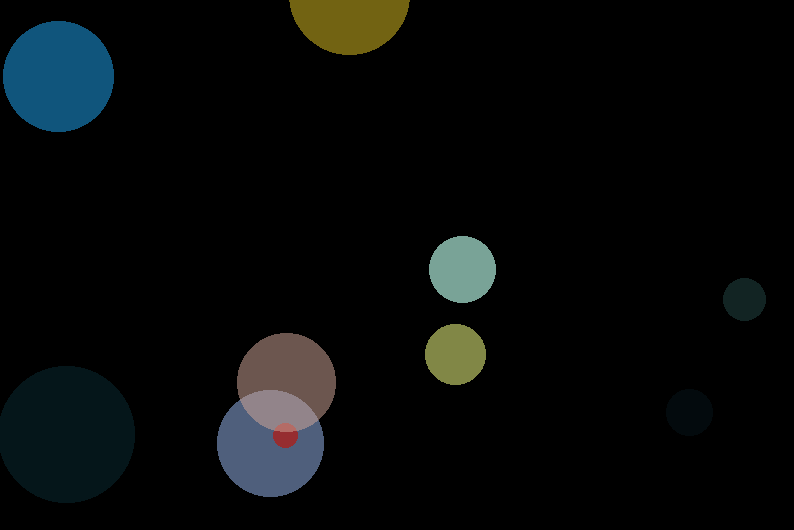
#> input picture test2.png, 794 x 530 px; its folder holds only this picture in this run
$ python evolution.py --image test2.png --result_file out.png
#> lines starting #> are read from the running program, lines starting #| are printed output that depends on the picture
### painting.py
from figure import Circle, Polygon, Figure
from PIL import Image, ImageDraw
from imgcompare import image_diff
import random
from copy import deepcopy


class Painting:
    def __init__(self,nb_figures, target_img: Image, background_color=None, nb_corner=-1, set_figures:bool = True, printable:bool = True):
        self._target_img = target_img
        self._img_width, self._img_height = target_img.size
        self._nb_figures = nb_figures
        if background_color is None:
            self._background_color = (random.randint(0, 255), random.randint(0, 255), random.randint(0, 255), 255)
        else:
            self._background_color = background_color if len(background_color) == 4 else background_color + (255,)
        self.nb_corner = nb_corner

        if (set_figures):
            figure = Circle if self.nb_corner == 1 else Polygon
            self.figures = [figure(self._img_width, self._img_height, self.nb_corner) for _ in range(nb_figures)]
            self.fiting = self.image_diff()
        else:
            self.fiting = None
            self.figures = []

        self.printable = printable


    # [5 lines left out: function copy, not called in this run]

    @property
    def get_background_color(self):
        return self._background_color[:3]

    @property
    def get_img_width(self):
        return self._img_width

    @property
    def get_img_height(self):
        return self._img_height

    @property
    def num_element(self):
        return len(self.figures)


    def image_diff(self) -> int:
        return image_diff(self.draw(), self._target_img)

    def reset_figures(self):
        self.figures = []

    def draw(self, scale=1) -> Image:
        img = Image.new("RGBA", (self._img_width*scale, self._img_height*scale))
        draw = ImageDraw.Draw(img)

        if not hasattr(self, '_background_color'):
            print('no background color')
            self._background_color = (0, 0, 0, 255)

        draw.polygon([(0, 0), (0, self._img_height*scale), (self._img_width*scale, self._img_height*scale), (self._img_width*scale, 0)], fill=self._background_color)

        for figure in self.figures:
            img = figure.draw(img, scale)

        return img

    # [59 lines left out: functions _mate_possible, get_child, mutate_population, not called in this run]

### figure.py
from abc import ABC, abstractmethod
import random
from PIL import Image, ImageDraw


class Figure(ABC):
    @abstractmethod
    def mutate(self):
        pass

    @abstractmethod
    def draw(self, img: Image, scale=1.0):
        pass

    @abstractmethod
    def isCircle(self):
        pass

class Polygon(Figure):
    def __init__(self, img_width, img_height, nb_corner=-1):
        x = random.randint(0, int(img_width))
        y = random.randint(0, int(img_height))
        self.nb_corner = nb_corner

        if nb_corner != -1:
            self.points = [(x + random.randint(-50, 50), y + random.randint(-50, 50)) for _ in range(nb_corner)]
        else:
            self.points = [(x + random.randint(-50, 50), y + random.randint(-50, 50)) for _ in range(random.randint(3, 10))]

        self.color = (
            random.randint(0, 256),
            random.randint(0, 256),
            random.randint(0, 256),
            random.randint(0, 256)
        )

        self._img_width = img_width
        self._img_height = img_height

    def draw(self, img: Image, scale=1.0):
        new_figure = Image.new('RGBA', (self._img_width, self._img_height))
        draw = ImageDraw.Draw(new_figure)
        draw.polygon([(x * scale, y * scale) for x, y in self.points], fill=self.color)
        img = Image.alpha_composite(img, new_figure)
        return img

    def __repr__(self) -> str:
        return f"Polygone(size:{len(self.points)},[{','.join([str(p) for p in self.points])}] in colors {str(self.color)})"

    # [22 lines left out: function mutate, not called in this run]

    def isCircle(self):
        return False

    # [5 lines left out: function copy, not called in this run]


class Circle(Figure):
    # [19 lines left out: function __init__, not called in this run]

    def __repr__(self) -> str:
        return f"Cirlce({','.join([str(p) for p in self.points])} in colors {str(self.color)})"

    # [28 lines left out: functions mutate, draw, not called in this run]

    def isCircle(self):
        return True

    # [5 lines left out: function copy, not called in this run]

### Population.py
from painting import Painting
import random
from PIL import Image, ImageDraw
from copy import deepcopy
import threading

save = 0

def pick_random(pop):
    dad = random.choice(pop)
    return dad

def pick_best(pop: 'Population', maximize=False):
    mom = pop._current_best
    return mom


# [13 lines left out: function print_summary, not called in this run]


    # if pop.current_generation % 50 == 0:
    #     pop.checkpoint(target=checkpoint_path, id=pop.current_generation)

class Population():
    def __init__(self, target_img, population_size= 50, generation=0, nb_figures=100, background_color=None, nb_corner=-1, rate=0.04, swap=0.5, sigma=1, bg_color_rate=0.1, save_rate=1, printable=True) -> None:
        self._id_image = 0
        self._population_size: int = population_size
        self.induviduals: list[Painting] = []
        for _ in range(population_size):
            self.induviduals.append(Painting(nb_figures, target_img, background_color, nb_corner, printable=printable))
            if printable:
                print('.', end='', flush=True)
        if printable:
            print()
        self.current_generation: int = generation
        self._current_best = None
        self._current_wors = None
        self.rate=rate
        self.swap=swap
        self.sigma=sigma
        self.bg_color_rate=bg_color_rate
        self._target_img: Image = target_img

        self.save_rate = save_rate
        self.printable = printable


        self.set_current_best()
        self.set_current_worst()


    def __iter__(self):
        return iter(self.induviduals)

    def __len__(self):
        return len(self.induviduals)

    def __getitem__(self, index):
        return self.induviduals[index]

    def __setitem__(self, index, value):
        self.induviduals[index] = value

    def __delitem__(self, index):
        del self.induviduals[index]

    def __contains__(self, item):
        return item in self.induviduals

    @property
    def get_current_best(self):
        return self._current_best

    def set_current_best(self, maximize=False):
            self._current_best = max(self.induviduals, key=lambda x: x.fiting if maximize else -x.fiting)

    def set_current_worst(self, maximize=False):
            self._current_wors = min(self.induviduals, key=lambda x: x.fiting if maximize else -x.fiting)


    # [66 lines left out: functions mutate_population, evolve, evolution, not called in this run]


    def checkpoint(self, target, id):
        with open(target + str(id) + '.txt', 'w') as f:
            f.write(str(self))

### evolution.py
from Population import Population, print_summary
import os
from PIL import Image
import sys
import argparse


parser = argparse.ArgumentParser()
parser.add_argument('--image', type=str, required=True, help='Path to the target image')
parser.add_argument('--result_file', type=str, required=True, help='Path to the result file')
parser.add_argument('--corner', type=int, help='Number of corner of the polygon. Range [3, 10], 1 for circle, -1 for random, default is 3', default=3)
parser.add_argument('--figures', type=int, help='Number of figure that compose the image, default is 150', default=150)
parser.add_argument('--population', type=int, help='Population size, default is 100', default=100)
parser.add_argument('--save', type=int, help='After how many generations the image is saved, default is 1 (every generation)', default=1)
parser.add_argument('--print', type=bool, help='Show progress, default True', default=True)
# parser.add_argument('--checkpoint', type=int, help='After how many generations the checkpoint is saved, default is 50', default=50)


args = parser.parse_args()

# target_image_path = sys.argv[1]
# checkpoint_path = sys.argv[2]
# nb_corner = int(sys.argv[3])

if __name__ == "__main__":


    # target_image_path = "./img/moi2.jpg"
    # checkpoint_path = "./res/"

    image_template = os.path.join(args.result_file, "drawing_%05d.png")
    target_image = Image.open(args.image).convert('RGBA')
#> target_image is the input picture: PIL image 794x530 RGBA; mean R, G, B, A 7.4, 9.7, 9.6, 255


    if args.print:
        print("Init population:")
    pop = Population(target_image, population_size=args.population, nb_figures=args.figures, nb_corner=args.corner, rate=0.20, swap=0.75, save_rate=args.save, printable=args.print)
#> the loop in __init__, `for _ in range(population_size):` made 1 pass
#> pass 1, in draw, `img = Image.alpha_composite(img, new_figure)`:
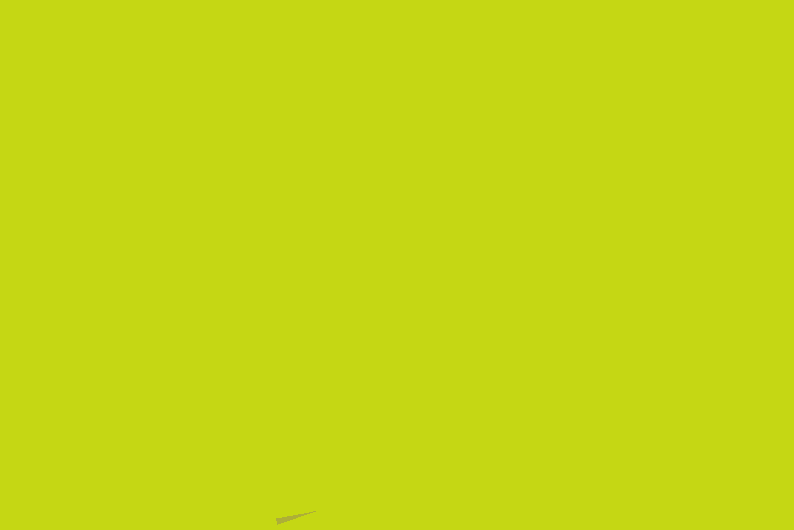
#> img: PIL image 794x530 RGBA; mean R, G, B, A 197, 215, 20, 255
#> (the run stopped early here; a loop or call above may not have finished)
